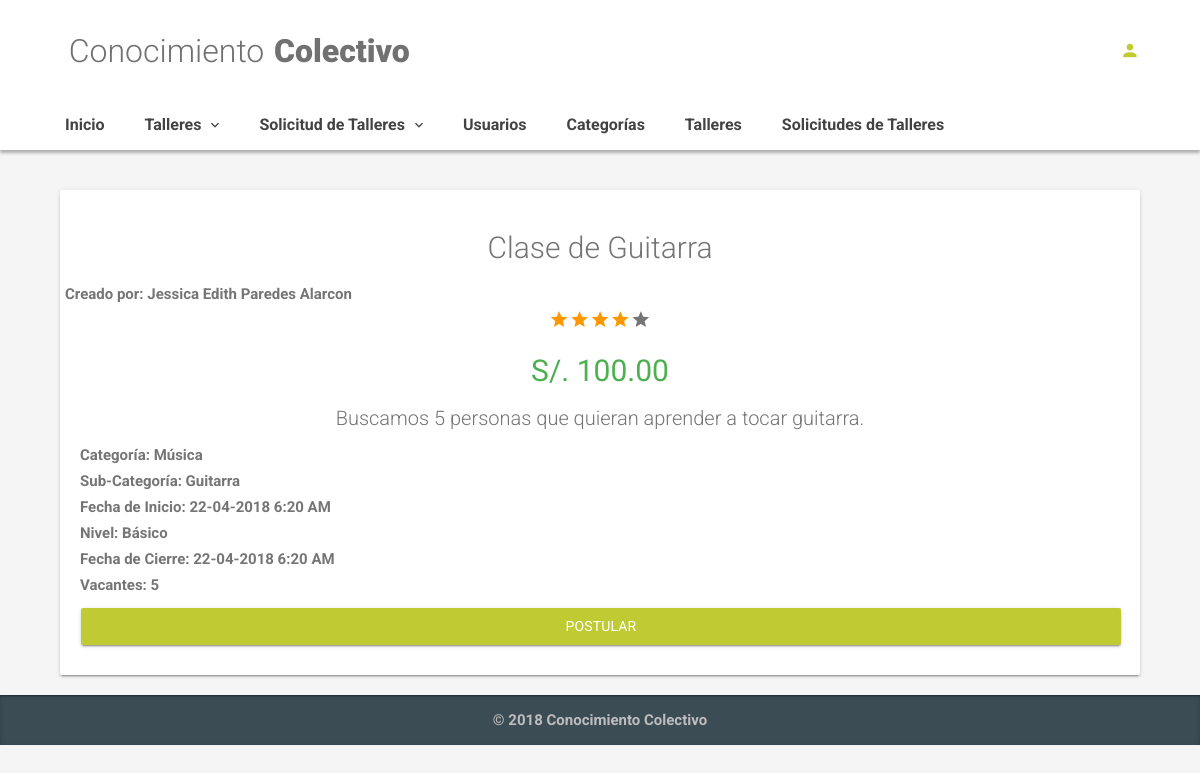
Page /index.php/workshop/description/1 on the earlier database version.
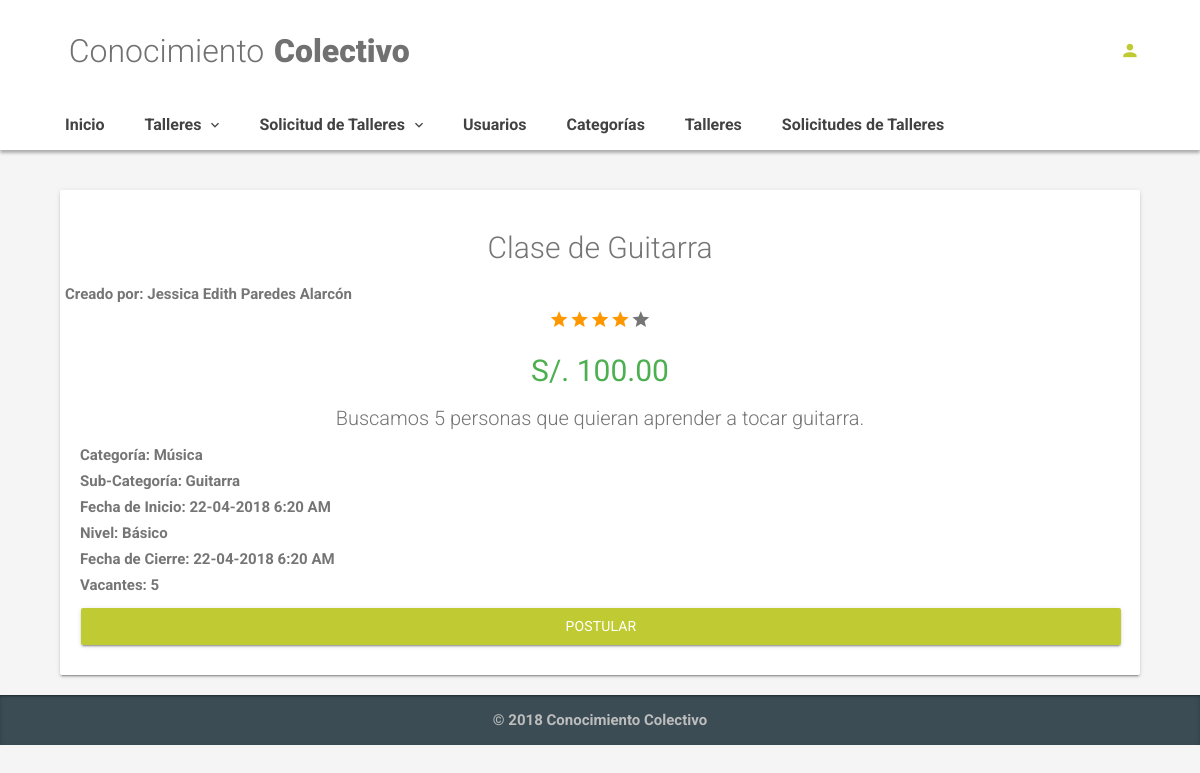
Same page on the later database version.
### tables this page shows
CREATE TABLE `workshops` (
  `id` int(11) NOT NULL AUTO_INCREMENT,
  `title` varchar(100) NOT NULL,
  `description` varchar(100) NOT NULL,
  `vacancy` smallint(6) NOT NULL,
  `amount` decimal(10,2) NOT NULL,
  `start_date` datetime NOT NULL,
  `final_date` datetime NOT NULL,
  `level` enum('Básico','Intermedio','Avanzado') NOT NULL,
  `wrks_status` enum('En curso','Cancelado','Finalizado') DEFAULT NULL,
  `created_date` timestamp NOT NULL DEFAULT CURRENT_TIMESTAMP ON UPDATE CURRENT_TIMESTAMP,
  `user_id` int(11) NOT NULL,
  `category_id` int(11) NOT NULL,
  `subcategory_id` int(11) DEFAULT NULL,
  `removed` enum('Activo','Eliminado') DEFAULT NULL,
  PRIMARY KEY (`id`),
  KEY `fk_workshops_user_id` (`user_id`),
  KEY `fk_workshops_category_id` (`category_id`),
  KEY `fk_workshops_subcategory_id_subcategories_id` (`subcategory_id`),
  CONSTRAINT `fk_workshops_category_id` FOREIGN KEY (`category_id`) REFERENCES `categories` (`id`) ON DELETE NO ACTION ON UPDATE NO ACTION,
  CONSTRAINT `fk_workshops_subcategory_id_subcategories_id` FOREIGN KEY (`subcategory_id`) REFERENCES `subcategories` (`id`),
  CONSTRAINT `fk_workshops_user_id` FOREIGN KEY (`user_id`) REFERENCES `users` (`id`) ON DELETE NO ACTION ON UPDATE NO ACTION
);

CREATE TABLE `users` (
  `id` int(11) NOT NULL AUTO_INCREMENT,
  `name` varchar(20) NOT NULL,
  `last_name` varchar(20) NOT NULL,
  `email` varchar(30) NOT NULL,
  `password` varchar(20) NOT NULL,
  `cell_phone` varchar(9) NOT NULL,
  `date_birth` date DEFAULT NULL,
  `description` varchar(100) DEFAULT NULL,
  `created_date` timestamp NOT NULL DEFAULT CURRENT_TIMESTAMP ON UPDATE CURRENT_TIMESTAMP,
  `gender` enum('Femenino','Masculino') NOT NULL,
  `removed` enum('Activo','Eliminado') NOT NULL,
  PRIMARY KEY (`id`)
);

CREATE TABLE `categories` (
  `id` int(11) NOT NULL AUTO_INCREMENT,
  `name` varchar(20) NOT NULL,
  `parent_id` int(11) DEFAULT NULL,
  PRIMARY KEY (`id`)
);

CREATE TABLE `subcategories` (
  `id` int(11) NOT NULL AUTO_INCREMENT,
  `sub_name` varchar(20) NOT NULL,
  `categories_id` int(11) NOT NULL,
  `removed` enum('Activo','Eliminado') DEFAULT NULL,
  PRIMARY KEY (`id`),
  KEY `fk_subcategories_parent_id_categories_id` (`categories_id`),
  CONSTRAINT `fk_subcategories_parent_id_categories_id` FOREIGN KEY (`categories_id`) REFERENCES `categories` (`id`)
);

### application/controllers/Workshop.php (called while the page is built, shortened)
<?php
class Workshop extends CI_Controller {
    public function __construct() {
		$this->load->model('workshop_model');
	}
	public function description($id) {
		$workshop_description = $this->workshop_model->show_by_id($id);
		$dataView=[
			'page'=>'workshop_description',
			'description'=>$workshop_description
		];
		$this->load->view('template/basic',$dataView);
	}
}

### index.php (called while the page is built, shortened)
<?php
require_once BASEPATH.'core/CodeIgniter.php';

### application/models/Workshop_model.php (called while the page is built, shortened)
<?php
class Workshop_model extends CI_Model {
    public function show_by_id($id){
        $sql = "SELECT
        w.id,
        w.title,
        DATE_FORMAT(w.start_date,'%d-%m-%Y %l:%i %p') AS start_date,
        DATE_FORMAT(w.final_date,'%d-%m-%Y %l:%i %p') AS final_date,
        w.level,
        w.amount,
        w.vacancy,
        w.description,
        /*w.wrks_status,*/
        c.name AS category_name,
        sc.sub_name,
        u.name AS user_name,
        u.last_name AS user_last_name
      FROM
        workshops AS w
        INNER JOIN categories AS c
          ON w.category_id = c.id
          INNER JOIN subcategories AS sc
            ON w.subcategory_id = sc.id
          INNER JOIN users AS u
            ON u.id = w.user_id
            WHERE w.`id` = ?
            LIMIT 1";
      $query = $this->db->query($sql,array($id));
      return $query->row_array();
  }
}

### application/views/workshop_description.php (the view)
<div class="container">
          <div class="col-xl-12 col-lg-12 col-md-12 col-sm-12 col-12">
            <div class="card animated zoomInDown animation-delay-5">
              <div class="card-body">
                <h2 align="center"><?php echo $description['title']?></h2>
                  <div class="row" align="center">
                    <li class="list-unstyled"> Creado por: <?php echo $description['user_name']?> <?php echo $description['user_last_name']?>
                    </li>
                    <div class="col-xl-12 col-lg-12 col-md-12 col-sm-12 col-12">
                        <i class="zmdi zmdi-hc-lg zmdi-star color-warning"></i>
                        <i class="zmdi zmdi-hc-lg zmdi-star color-warning"></i>
                        <i class="zmdi zmdi-hc-lg zmdi-star color-warning"></i>
                        <i class="zmdi zmdi-hc-lg zmdi-star color-warning"></i>
                        <i class="zmdi zmdi-hc-lg zmdi-star"></i>
                      </div>
                    </div>
                    <div class="col-xl-12 col-lg-12 col-md-12 col-sm-12 col-12" align="center">
                      <h2 class="color-success text-normal">S/. <?php echo $description['amount']?></h2>
                    </div>
                <p class="lead" align="center"><?php echo $description['description']?></p>
                <ul class="list-unstyled">
                  <li>Categoría: <?php echo $description['category_name']?></li>
                  <li> Sub-Categoría: <?php echo $description['sub_name']?></li>
                  <li> Fecha de Inicio: <?php echo $description['start_date']?></li>
                  <li> Nivel: <?php echo $description['level']?></li>
                  <li> Fecha de Cierre: <?php echo $description['final_date']?></li>
                  <li> Vacantes: <?php echo $description['vacancy']?> </li>
                </ul>
                <a href="<?php echo site_url('workshop/save_inscribed_user/'.$description['id'])?>" class="btn btn-primary btn-block btn-raised">Postular</a>
              </div>
            </div>
          </div>
      </div>

Differences in the rows shown:
changed through a linked row, workshops "Clase de Guitarra": user.last_name "Paredes Alarcon" → "Paredes Alarcón"
